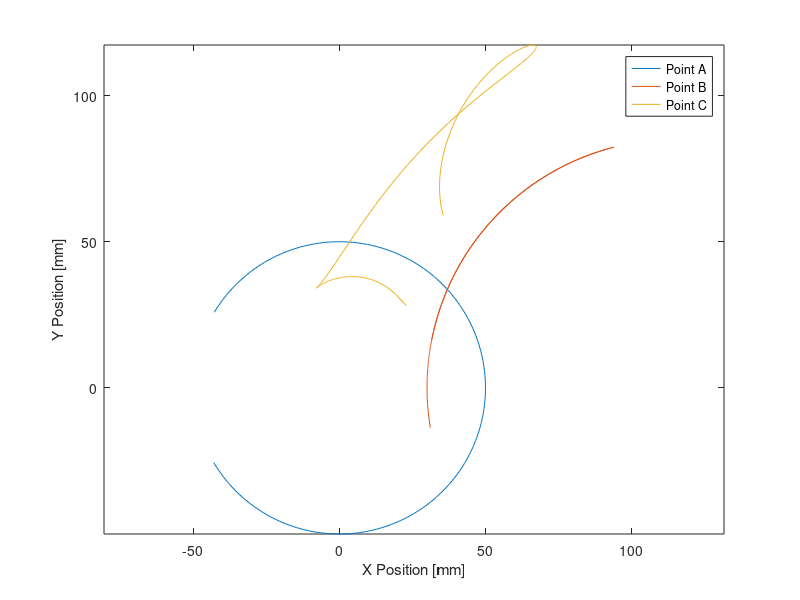

MATLAB code to generate this figure: (Note: this script raises an error after producing the figure.)
clear all
close all
clc

Loa=50;
Link(1)=Loa;
Lab=75;
Link(2)=Lab;
Lbd=85;
Link(3)=Lbd;
Lod=115;
Link(4)=Lod;
Lac=85;
phi=30;

if sum(Link) >= 2*(min(Link)+max(Link))
    ThetaOAmax=360;
    ThetaOAmin=0;
elseif sum(Link) < 2*(min(Link)+max(Link))
    ThetaOAmax=acosd(((Loa^2)+(Lod^2)-((Lab+Lbd)^2))/(2*Loa*Lod));
    ThetaOAmin=-ThetaOAmax;
end

i=0;
for angle=ThetaOAmin:1:ThetaOAmax
    i=i+1;
    Lad=sqrt((Loa^2)+(Lod^2)-(2*Loa*Lod*cosd(angle)));
    alpha=asind((Loa/Lad)*sind(angle));
    beta=acosd(((Lab^2)+(Lbd^2)-(Lad^2))/(2*Lab*Lbd));
    gamma=asind((Lbd/Lad)*sind(beta));
    epsilon=180-beta-gamma;
    ThetaBD=180-alpha-epsilon;
    ThetaAB=ThetaBD-beta;
    Xa(i)=Loa*cosd(angle);
    Ya(i)=Loa*sind(angle);
    Xb(i)=Lod+Lbd*cosd(ThetaBD);
    Yb(i)=Lbd*sind(ThetaBD);
    Xc(i)=Loa*cosd(angle)+Lac*cosd(phi+ThetaAB);
    Yc(i)=Loa*sind(angle)+Lac*sind(phi+ThetaAB);
end

plot(Xa,Ya,Xb,Yb,Xc,Yc);
axis equal
legend('Point A','Point B','Point C');
xlabel('X Position [mm]');
ylabel('Y Position [mm]');

animate_four_bar(Xa,Ya,Xb,Yb,Xc,Yc,Lod);